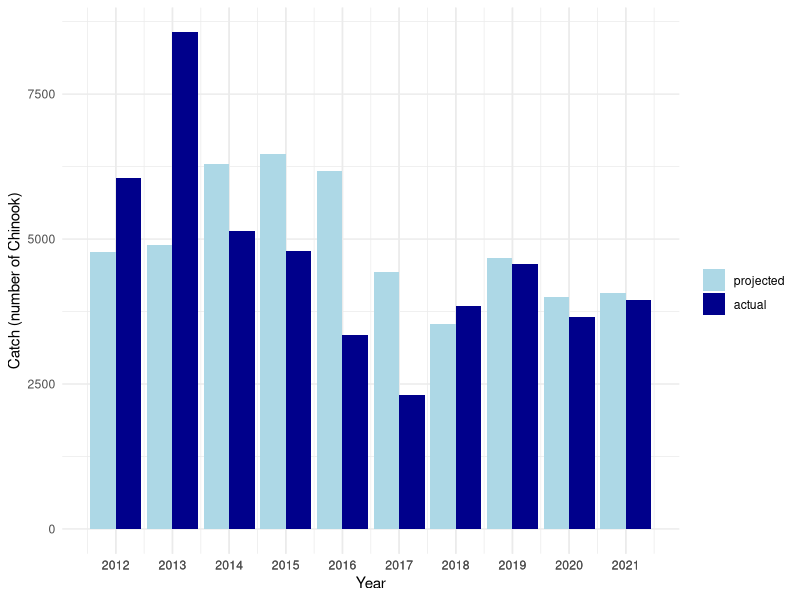
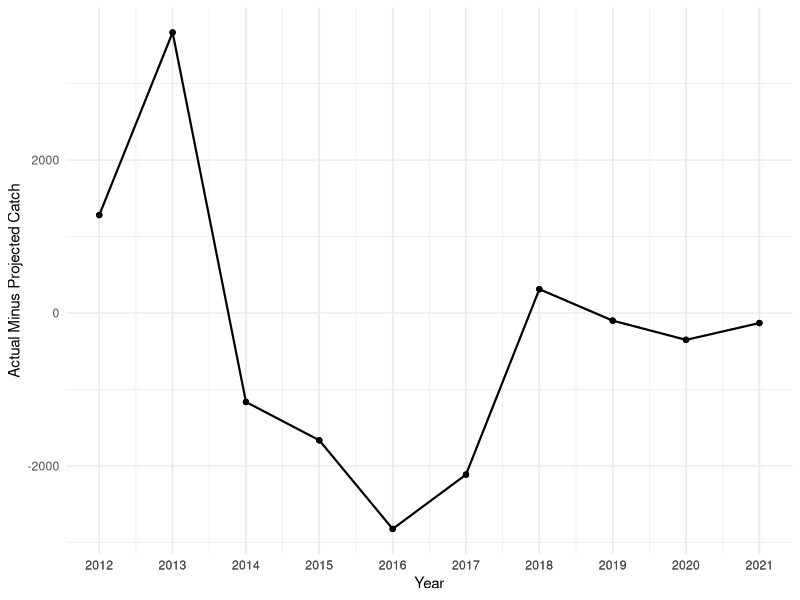
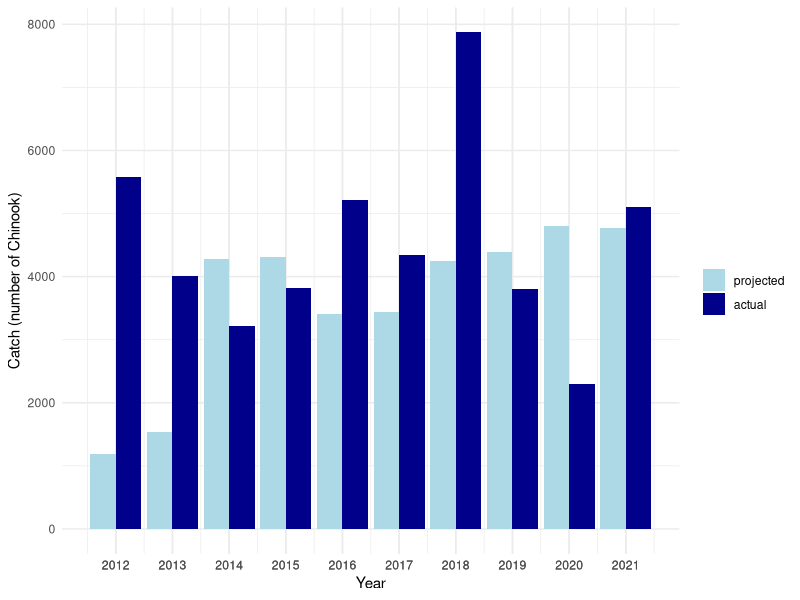
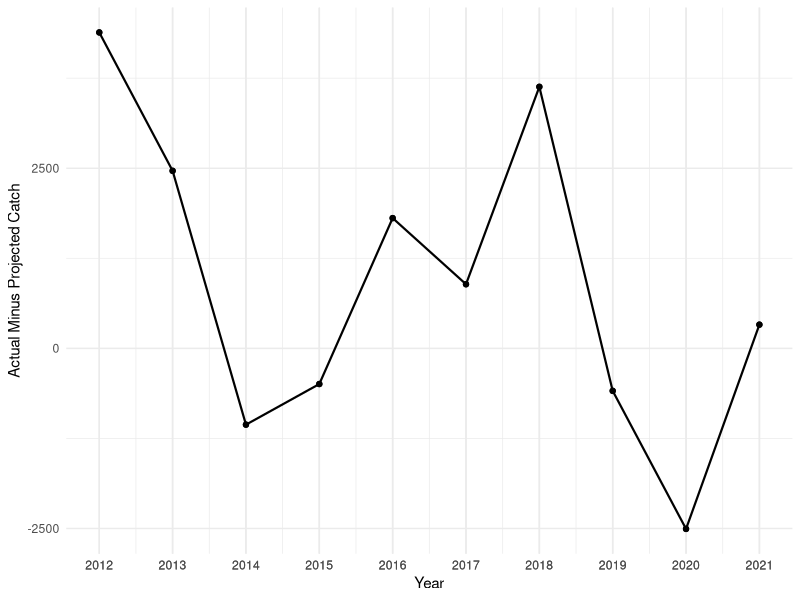
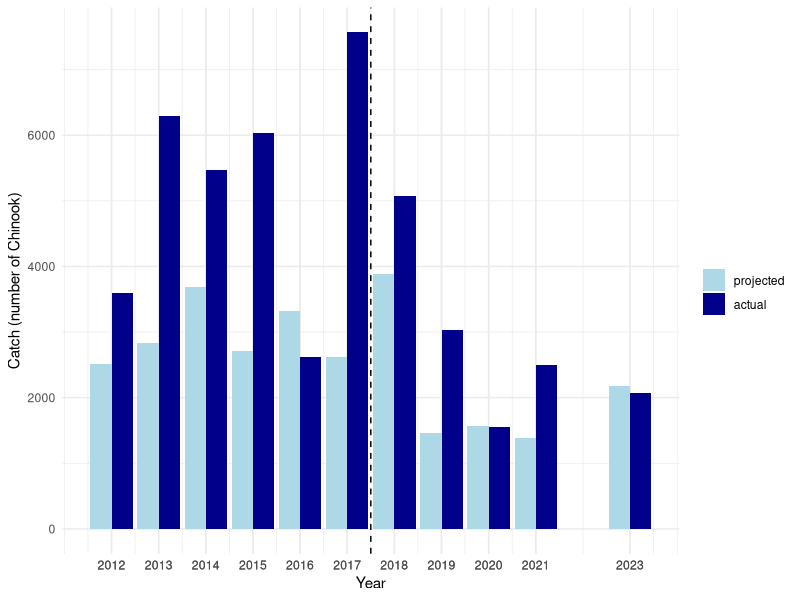
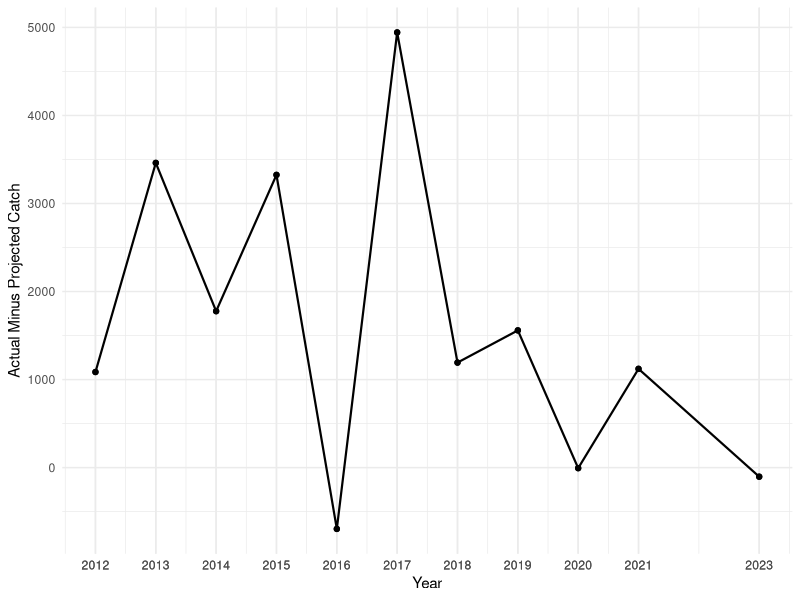
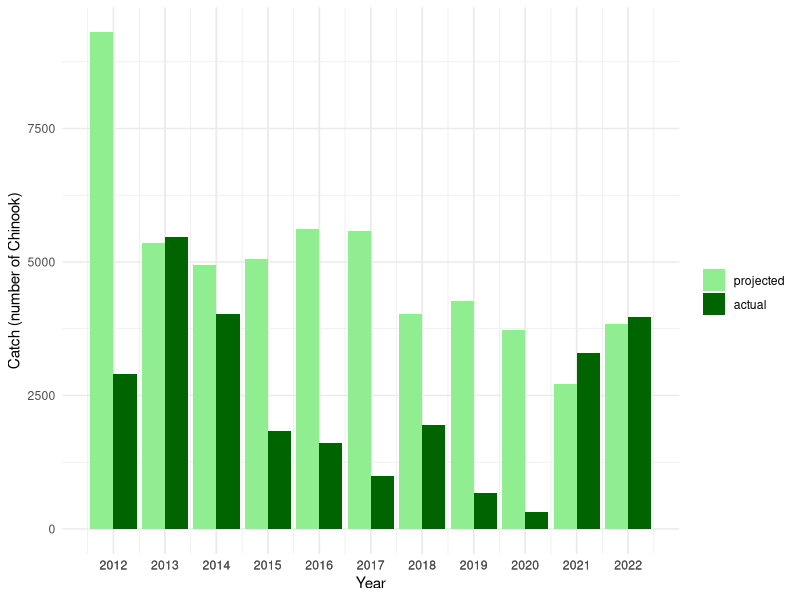
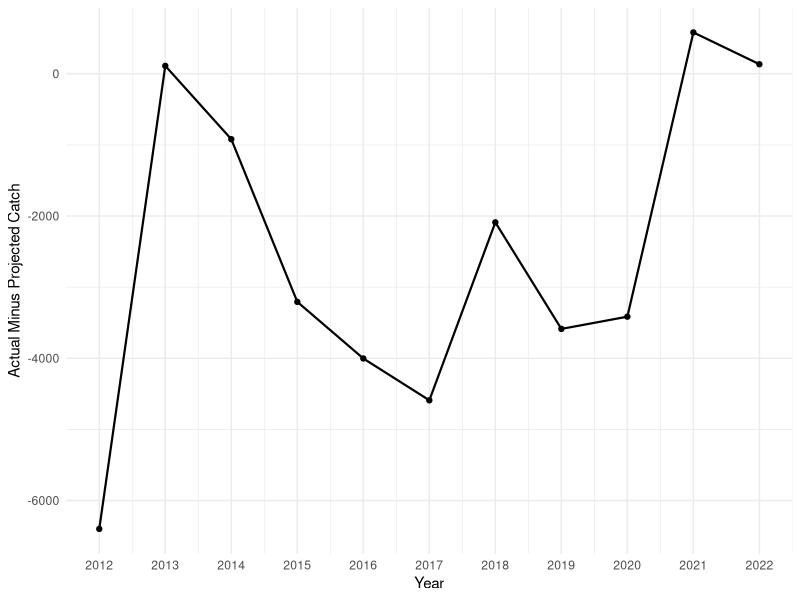

Write R code to recreate these figures, in order.
## ---- chunk 1
knitr::opts_chunk$set(echo = FALSE, message = FALSE, warning = FALSE, fig.width=12, fig.height=6)
library(here)
library(tidyverse)
library(ggplot2)
library(dplyr)
library(gridExtra)
library(kableExtra)
library(stringr)
## ---- chunk 2
# Look at random data
dockside<-read_csv(here("data","2010-2020_dockside_boats_anglers_salmon_edited_LK_1.2023.csv"))
#dockside is the one we care about
wdfw<-read_csv(here("data","wdfw_2001-13_LKedited_1.2023.csv"))
# Load in rec data
catch<-read_csv(here("data","excess_catch.csv")) %>% 
  filter(group=="total") %>% 
  dplyr::select(-c(notes, group)) %>% #remove notes column for analysis
  filter(year!=2022)

catch <- catch[order(catch$year), ] #reorder years

# Load in com
commercial<-read_csv(here("data","commercial_harvest.csv")) %>% 
  dplyr::select(-c(notes))
commercial$area<-str_c(commercial$region, " ", commercial$type)
commercial_sep <- commercial %>% dplyr::select(-c(region, type))

## Table with average differences by area
# Compute the differences between actual and predicted values
catch$diff <- catch$actual-catch$projected
commercial_sep$diff<- commercial_sep$actual-commercial_sep$projected
catch_table <- catch %>% dplyr::select(-c(actual, projected))
catch_table$area<-as.character(catch_table$area)
commercial_sep<- commercial_sep %>% dplyr::select(-c(actual, projected))

#join the rec and commercial
table_data<-full_join(catch_table, commercial_sep)

# Group by area and summarize the differences to get the average for each area across all years
# table_data <- catch_table %>%
#   group_by(area) %>%
#   summarize(average_diff = mean(diff))

# Pivot the data to have areas as columns and years as rows
pivot_table_data <- table_data %>%
  pivot_wider(names_from = area, values_from = diff)
pivot_table_data <- pivot_table_data[, c("year", "5", "6", "7", "SJF troll", "SJF net", "SJ net")] #rearrange order of columns

# Add a row for the average difference across the years
colnames(pivot_table_data) <- c("Year", "Area 5", "Area 6", "Area 7", "SJF Troll", "SJF Net", "SJ Bycatch")
selected_columns_10 <- pivot_table_data[, c("Area 5", "Area 6", "Area 7", "SJF Troll", "SJF Net", "SJ Bycatch" )]
selected_columns_5 <- pivot_table_data[6:10, c("Area 5", "Area 6", "Area 7", "SJF Troll", "SJF Net", "SJ Bycatch" )]

# Calculate the averages for each column except the first one (Category)
average_row_10 <- c("2012-2021 Average", round(colMeans(selected_columns_10, na.rm = TRUE), 0))
average_row_5 <- c("2017-2021 Average", round(colMeans(selected_columns_5, na.rm = TRUE), 0))

# Append the "Average" row to the pivot table data
final_table_data <- rbind(pivot_table_data, average_row_10, average_row_5)

# Create a nice-looking table using kable() function
kable(final_table_data, caption = "Table 1. Difference in Actual Chinook Catch and Projected Chinook Catch per Year by Area", format = "html", align = "c", row.names = FALSE)%>%
  kable_styling(bootstrap_options = "striped")%>%
  row_spec(13,bold=T,hline_after = T) %>% 
  row_spec(14,bold=T,hline_after = T) %>% 
  add_header_above(c(" ", "Recreational" = 3, "Commercial" = 3))
## ---- chunk 3
## Plot it
# Reshape the data to be in a tidy format
catch_tidy <- catch %>%
  gather(key = "type", value = "catch", actual, projected)

## Area 5
catch_tidy_5<-catch_tidy %>% filter(area==5)
catch_tidy_5$type <- factor(catch_tidy_5$type, levels = c("projected", "actual"))

# Plot the bar chart
ggplot(catch_tidy_5, aes(x = year, y = catch, fill = type)) +
  geom_bar(stat = "identity", position = "dodge") +
  labs(x = "Year",
       y = "Catch (number of Chinook)") +
  scale_fill_manual('', values = c("actual" = "darkblue", "projected" = "lightblue")) +
  scale_x_continuous(breaks = catch_tidy_5$year)+
  theme_minimal()
## ---- chunk 4
ggplot(catch_tidy_5, aes(x = year, y = diff)) +
    geom_line(size=0.75) +
    geom_point() +
    theme_minimal() +
    scale_x_continuous(breaks = catch_tidy_5$year)+
    labs(x="Year", y = "Actual Minus Projected Catch")
## ---- chunk 5
## Area 6  
catch_tidy_6<-catch_tidy %>% filter(area==6)
catch_tidy_6$type <- factor(catch_tidy_6$type, levels = c("projected", "actual"))

# Plot the bar chart
ggplot(catch_tidy_6, aes(x = year, y = catch, fill = type)) +
  geom_bar(stat = "identity", position = "dodge") +
  labs(x = "Year",
       y = "Catch (number of Chinook)") +
  scale_fill_manual('',values = c("actual" = "darkblue", "projected" = "lightblue")) +
  scale_x_continuous(breaks = catch_tidy_6$year)+
  theme_minimal()
## ---- chunk 6
ggplot(catch_tidy_6, aes(x = year, y = diff)) +
    geom_line(size=0.75) +
    geom_point() +
    theme_minimal() +
    scale_x_continuous(breaks = catch_tidy_6$year)+
    labs(x="Year", y = "Actual Minus Projected Catch")
## ---- chunk 7
## Area 7  
# Change the order of the "type" variable levels
catch_tidy_7<-catch_tidy %>% filter(area==7)
catch_tidy_7$type <- factor(catch_tidy_7$type, levels = c("projected", "actual"))

# Plot the bar chart
p<-ggplot(catch_tidy_7, aes(x = year, y = catch, fill = type)) +
  geom_bar(stat = "identity", position = "dodge") +
  labs(x = "Year",
       y = "Catch (number of Chinook)") +
  scale_fill_manual('',values = c("actual" = "darkblue", "projected" = "lightblue")) +
  scale_x_continuous(breaks = catch_tidy_7$year)+
  theme_minimal()
p + geom_vline(xintercept = 2017.5, color = "black", linetype = "dashed")
## ---- chunk 8
ggplot(catch_tidy_7, aes(x = year, y = diff)) +
    geom_line(size=0.75) +
    geom_point() +
    theme_minimal() +
    scale_x_continuous(breaks = catch_tidy_7$year)+
    labs(x="Year", y = "Actual Minus Projected Catch")
## ---- chunk 9
## graph for SJF total
SJF_troll<-commercial %>% filter(region=="SJF") %>% filter(type=="troll") %>% 
  dplyr::select(-c(region)) %>% group_by(year) %>% 
  summarise(projected = sum(projected),
          actual = sum(actual))
SJF_troll_tidy <- SJF_troll %>%
  gather(key = "type", value = "catch", actual, projected)
SJF_troll_tidy$type <- factor(SJF_troll_tidy$type, levels = c("projected", "actual"))

# Plot the bar chart
ggplot(SJF_troll_tidy, aes(x = year, y = catch, fill = type)) +
  geom_bar(stat = "identity", position = "dodge") +
  labs(x = "Year",
       y = "Catch (number of Chinook)") +
  scale_fill_manual('',values = c("actual" = "darkgreen", "projected" = "lightgreen")) +
  scale_x_continuous(breaks = SJF_troll_tidy$year)+
  theme_minimal()
## ---- chunk 10
SJF_troll_line<-commercial_sep %>% 
  filter(area=="SJF troll")
ggplot(SJF_troll_line, aes(x = year, y = diff)) +
    geom_line(size=0.75) +
    geom_point() +
    theme_minimal() +
    scale_x_continuous(breaks = SJF_troll_line$year)+
    labs(x="Year", y = "Actual Minus Projected Catch")
## ---- chunk 11
## graph for SJF total
SJF_net<-commercial %>% filter(region=="SJF") %>% filter(type=="net") %>% 
  dplyr::select(-c(region)) %>% group_by(year) %>% 
  summarise(projected = sum(projected),
          actual = sum(actual))
SJF_net_tidy <- SJF_net %>%
  gather(key = "type", value = "catch", actual, projected)
SJF_net_tidy$type <- factor(SJF_net_tidy$type, levels = c("projected", "actual"))

# Plot the bar chart
ggplot(SJF_net_tidy, aes(x = year, y = catch, fill = type)) +
  geom_bar(stat = "identity", position = "dodge") +
  labs(x = "Year",
       y = "Catch (number of Chinook)") +
  scale_fill_manual('',values = c("actual" = "darkgreen", "projected" = "lightgreen")) +
  scale_x_continuous(breaks = SJF_net_tidy$year)+
  theme_minimal()
## ---- chunk 12
SJF_net_line<-commercial_sep %>% 
  filter(area=="SJF net")
ggplot(SJF_net_line, aes(x = year, y = diff)) +
    geom_line(size=0.75) +
    geom_point() +
    theme_minimal() +
    scale_x_continuous(breaks = SJF_net_line$year)+
    labs(x="Year", y = "Actual Minus Projected Catch")
## ---- chunk 13
## graph for SJF
SJ_total<-commercial %>% filter(region=="SJ") %>% dplyr::select(-c(region, type)) 
SJ_total_tidy <- SJ_total %>%
  gather(key = "type", value = "catch", actual, projected) %>% 
  filter(year!=2012)
SJ_total_tidy$type <- factor(SJ_total_tidy$type, levels = c("projected", "actual"))

# Plot the bar chart
plot<-
  ggplot(SJ_total_tidy, aes(x = year, y = catch, fill = type)) +
  geom_bar(stat = "identity", position = "dodge") +
  labs(x = "Year",
       y = "Catch (number of Chinook)", 
    #   title = "Actual vs. Projected Catch of Chinook Salmon in the San Juan Islands Net Fisheries by Year"
         ) +
  scale_fill_manual('',values = c("actual" = "darkgreen", "projected" = "lightgreen")) +
  scale_x_continuous(breaks = SJ_total_tidy$year)+
  geom_text(aes(label = catch, y = catch + 10), vjust = -0.5, position = position_dodge(width = 0.9), size = 3) +
  theme_minimal()

# Save the ggplot to a file (e.g., in PNG format)
ggsave(here("data","commercial_ma7.jpeg"), plot, width = 10, height = 6, units = "in", dpi = 300)


# ############UNUSED SJF TOTAL
# ## graph for SJF total
# SJF_total<-commercial %>% filter(region=="SJF") %>% select(-c(region)) %>% group_by(year) %>% 
#   summarise(projected = sum(projected),
#           actual = sum(actual))
# SJF_total_tidy <- SJF_total %>%
#   gather(key = "type", value = "catch", actual, projected)
# SJF_total_tidy$type <- factor(SJF_total_tidy$type, levels = c("projected", "actual"))
# 
# # Plot the bar chart
# ggplot(SJF_total_tidy, aes(x = year, y = catch, fill = type)) +
#   geom_bar(stat = "identity", position = "dodge") +
#   labs(x = "Year",
#        y = "Catch (number of Chinook)") +
#   scale_fill_manual(values = c("actual" = "darkgreen", "projected" = "lightgreen")) +
#   scale_x_continuous(breaks = SJF_total_tidy$year)+
#   theme_minimal()
## ---- chunk 14
SJ_net_line<-commercial_sep %>% 
  filter(area=="SJ net")
ggplot(SJ_net_line, aes(x = year, y = diff)) +
    geom_line(size=0.75) +
    geom_point() +
    theme_minimal() +
    scale_x_continuous(breaks = SJ_net_line$year)+
    labs(x="Year", y = "Actual Minus Projected Catch")
## ---- chunk 15
#read in data
bycatch<-read_csv(here("data","commercial_bycatch.csv"))
# Assuming your data is in a DataFrame named "bycatch"
# Make sure to replace 'year', 'fishery', and 'bycatch' with your actual column names

totals_by_year_fishery <- bycatch %>%
  group_by(year, fishery) %>%
  summarise(total_bycatch = sum(bycatch))
totals_by_year_fishery_wide <- pivot_wider(totals_by_year_fishery, names_from = fishery, values_from = total_bycatch)
totals_by_year_fishery_wide_with_totals <- totals_by_year_fishery_wide %>%
  group_by(year) %>%
  mutate(Total = sum(across(everything()),na.rm=TRUE))
colnames(totals_by_year_fishery_wide_with_totals) <- c("Year", "Chum", "Sockeye", "Sockeye/Pink", "Pink", "Total")
# Create the table using kable
kable(totals_by_year_fishery_wide_with_totals, caption = "Table 2. Commercial Bycatch Mortality in the SJF and San Juan Islands Region by Year and Fishery", format = "html", align = "c", row.names = FALSE)%>%
  kable_styling(bootstrap_options = "striped")%>%
  column_spec(6,bold=T)
## ---- chunk 16
custom_colors <- c("#FF9999", "#993333", "#660000", "#330000")
ggplot(bycatch, aes(x = year, y = bycatch, fill = fishery)) +
  geom_bar(stat = 'identity') +
  labs(x = 'Year', y = 'Bycatch (number of Chinook)') +
  #scale_fill_discrete(name = 'Fishery')+
  theme_minimal()+
  #scale_x_discrete(labels = custom_dates)+
  scale_x_continuous(breaks = bycatch$year)+
  scale_fill_manual(values = custom_colors, name = 'Fishery Target Species', 
                    labels=c("Chum", "Pink", "Sockeye", "Sockeye/Pink"))+
  guides(color = guide_legend(override.aes = list(label = levels(bycatch$fishery[!is.na(bycatch$fishery)]))))
